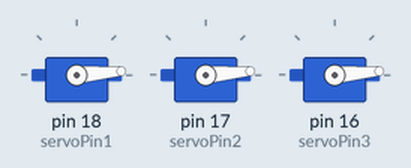
Recording of a sketch running on a simulated Arduino Uno, built with avr-gcc and run on an emulated ATmega328P. Parts: 3 × servo. What the sketch prints to the serial monitor is not drawn.

Above: at 3.0 s.
Timing chart, 0 to 40.0 s (numbered marks = the images above):
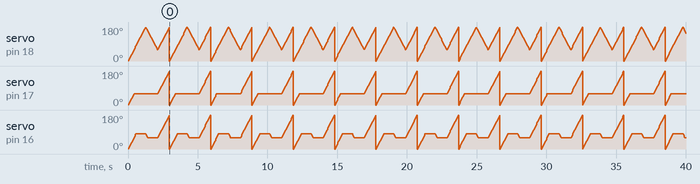

The sketch:

Servo3.ino
```cpp
#include <Servo.h>

const int servoPin1 = 18;
const int servoPin2 = 17;
const int servoPin3 = 16;

Servo servo1;
Servo servo2;
Servo servo3;

void setup()
{
    Serial.begin(115200);
    servo1.attach(servoPin1, 500, 2400);
    servo2.attach(servoPin2, 500, 2400);
    servo3.attach(servoPin3, 500, 2400);
}

int pos = 0;

struct RobotArm
{
    double jointStatic[3] = {};
    double jointLast[3] = {};

    // Hàm khởi tạo
    RobotArm(double x, double y, double z) : jointStatic{x, y, z} {}

    void moveArm(double newX, double newY, double newZ)
    {
        if (isValidAngle(newX) && isValidAngle(newY) && isValidAngle(newZ))
        {
            jointLast[0] = newX;
            jointLast[1] = newY;
            jointLast[2] = newZ;
            angle_Arm();
        }
        else
        {
            Serial.println("Invalid joint angles. Please provide angles within the range (-180 to 180) degrees.");
        }
    }

    // kiểm tra xem có trong khoảng -180 đến 180 không
    bool isValidAngle(double angle)
    {
        return (angle >= 0 && angle <= 180.0);
    }

    void printInfo()
    {
        Serial.print("Truc_X : ");
        Serial.print(jointStatic[0]);
        Serial.print(" Do");
        Serial.print("Truc_Y : ");
        Serial.print(jointStatic[1]);
        Serial.print(" Do");
        Serial.print("Truc_Z : ");
        Serial.print(jointStatic[2]);
        Serial.print(" Do");
        Serial.println("\n");
    }

    // Hàm xử lý khi cánh tay di chuyển
    void angle_Arm()
    {
        Serial.println("DANG DI CHUYEN...");

        // Độ trễ 100 giây
        // delay(100);

        const double epsilon = 0.1; // Ngưỡng chấp nhận được

        while (true)
        {
            bool allClose = true;

            for (int i = 0; i < sizeof(jointLast) / sizeof(jointLast[0]); ++i)
            {
                jointLast[i] <= jointStatic[i] ? jointStatic[i] -= 0.1 : 0;
                jointLast[i] >= jointStatic[i] ? jointStatic[i] += 0.1 : 0;

                servo1.write(jointStatic[0]);
                servo2.write(jointStatic[1]);
                servo3.write(jointStatic[2]);
                // Kiểm tra xem giá trị có gần bằng nhau không
                if (abs(jointStatic[i] - jointLast[i]) > epsilon)
                { // VD:jointStatic = 5.1 - jointLast = 5.0 = 0.1 thi thoat
                    allClose = false;
                }
                // delay(2);
            }
            // Nếu tất cả các giá trị đều gần bằng nhau, thoát khỏi vòng lặp
            if (allClose)
            {
                break;
            }

            // In thông tin về vị trí cánh tay sau mỗi bước di chuyển
            // printInfo();

            // // Độ trễ 2 mili giây giữa các bước di chuyển
            // this_thread::sleep_for(chrono::milliseconds(1));
        }
        printInfo();
        Serial.println("VI TRI MOI.");
    }
};

void loop()
{
    RobotArm robotArm(0.0, 0.0, 0.0);
    robotArm.printInfo();
    // Di chuyển cánh tay đến một vị trí mới
    robotArm.moveArm(180.0, 60.0, 80.0);
    robotArm.printInfo();
    // Di chuyển cánh tay đến một vị trí mới
    robotArm.moveArm(60.0, 60.0, 60.0);
    robotArm.printInfo();
    // Di chuyển cánh tay đến một vị trí mới
    robotArm.moveArm(180.0, 180.0, 180.0);
    robotArm.printInfo();
}
 
```

Measured:
- by itself, servo on pin 17 (servoPin2): ramps from 0° to 178° and jumps back, once every 3.0 s
